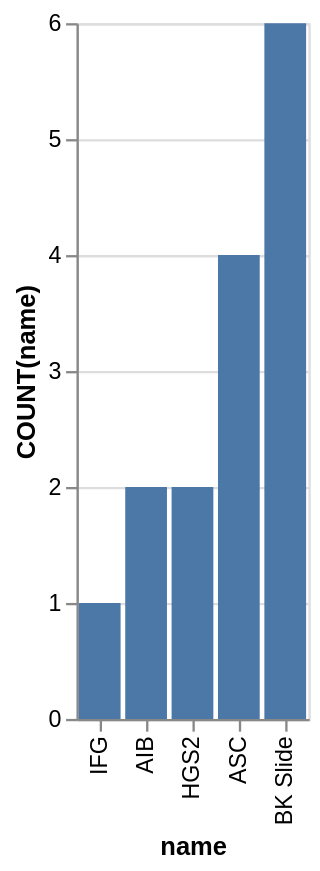

The specification (Vega-Lite) saved for this image:
### Vega-Lite specification from a JSON file in a GitHub repository (floating-point values rounded to 4 significant figures)
{"data": {"values": [{"x_data": "AIB", "y_data": 2}, {"x_data": "ASC", "y_data": 4}, {"x_data": "BK Slide", "y_data": 6}, {"x_data": "HGS2", "y_data": 2}, {"x_data": "IFG", "y_data": 1}]}, "mark": "bar", "encoding": {"x": {"field": "x_data", "type": "nominal", "title": "name", "sort": {"op": "sum", "field": "y_data", "order": "ascending"}}, "y": {"field": "y_data", "type": "quantitative", "title": "COUNT(name)"}}}
